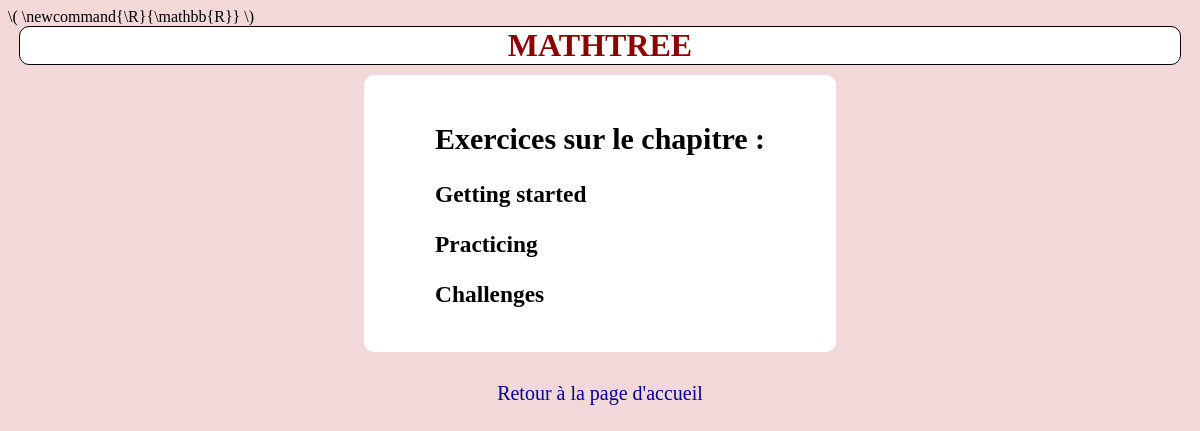
The app's page /courses/Course B/12/exercises_view, older data.
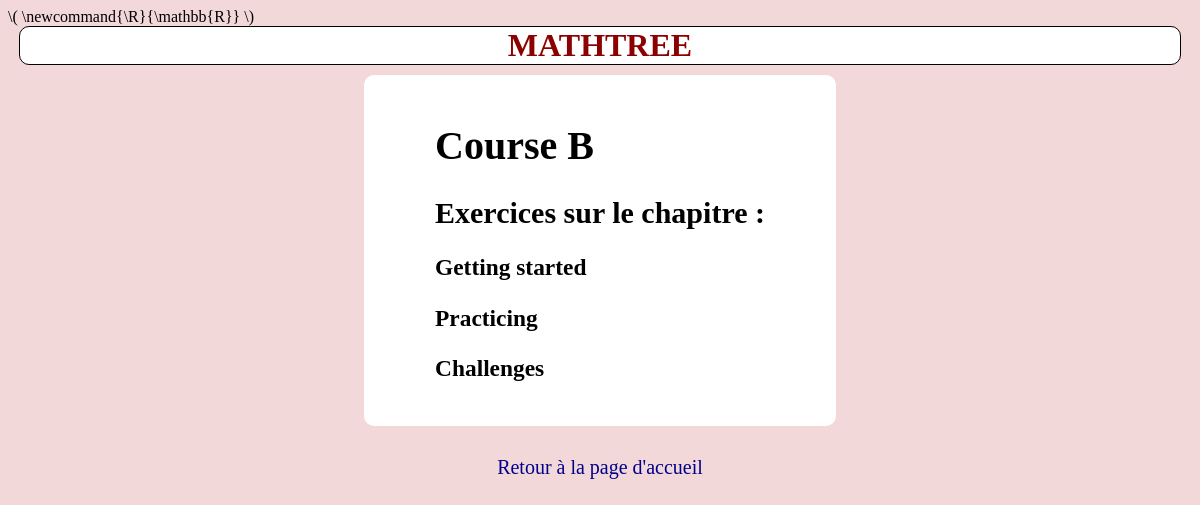
The same page, newer data.
### Courses/models.py (models this page shows, shortened)
class Course(models.Model) :
    name = models.CharField(max_length = big_number)
    x_position = models.FloatField(default=0)
    y_position = models.FloatField(default=0)
    description = models.TextField(default = "")

### Courses/views.py (the view)
# urls.py: path('<str:course_name>/<int:chapter_index>/exercises_view', views.exercises_view, name="exercises_view"),
def exercises_view(request, course_name, chapter_index) :
    course = Course.objects.filter(name=course_name).first()
    chapter = Chapter.objects.filter( course__name=course_name, index=chapter_index).first()
    return render(request, 'Courses/exercises_view.html', {"course" : course, "chapter":chapter})

### Courses/templates/Courses/exercises_view.html (shortened to what this page needs)
{% extends "Courses/courses_base.html" %}
{% block content_ %}
<h1>{{course.name}}</h1>
{% load extras %}
<h2>Exercices sur le chapitre : {{chapter.name}}</h2>
<h3 class="exercises_section_delimiter">Getting started</h3>
<h3 class="exercises_section_delimiter">Practicing</h3>
<h3 class="exercises_section_delimiter">Challenges</h3>
{% endblock %}

Row changes from the older to the newer data that the page shows:
added Course: name "Course B"
